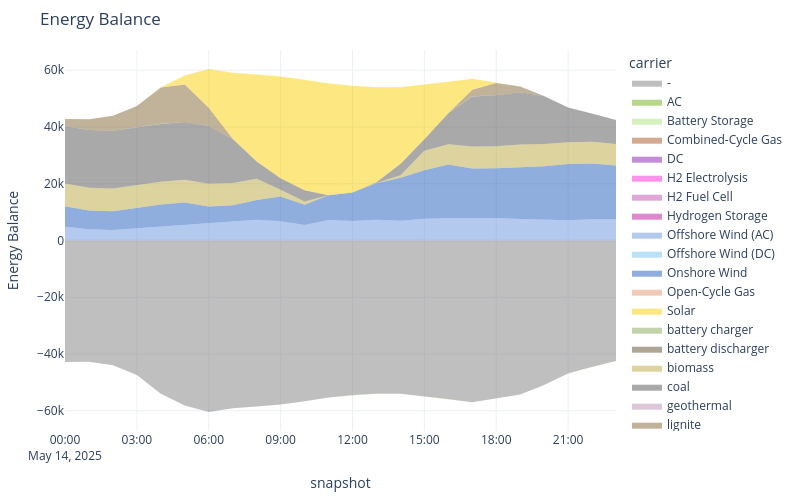

This figure's notebook cell:
### Code cell
n.statistics.energy_balance.iplot.area()
